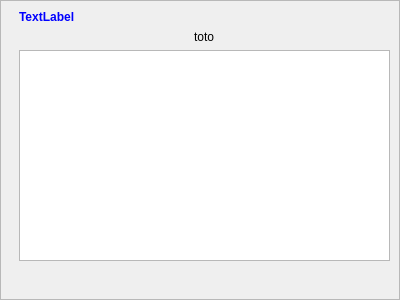
<?xml version="1.0" encoding="UTF-8"?>
<ui version="4.0">
 <class>FrameIntroduction</class>
 <widget class="QFrame" name="FrameIntroduction">
  <property name="geometry">
   <rect>
    <x>0</x>
    <y>0</y>
    <width>400</width>
    <height>300</height>
   </rect>
  </property>
  <property name="windowTitle">
   <string>Frame</string>
  </property>
  <property name="frameShape">
   <enum>QFrame::StyledPanel</enum>
  </property>
  <property name="frameShadow">
   <enum>QFrame::Raised</enum>
  </property>
  <widget class="QWidget" name="verticalLayoutWidget">
   <property name="geometry">
    <rect>
     <x>19</x>
     <y>10</y>
     <width>371</width>
     <height>251</height>
    </rect>
   </property>
   <layout class="QVBoxLayout" name="verticalLayout">
    <item>
     <widget class="QLabel" name="label">
      <property name="palette">
       <palette>
        <active>
         <colorrole role="WindowText">
          <brush brushstyle="SolidPattern">
           <color alpha="255">
            <red>0</red>
            <green>0</green>
            <blue>255</blue>
           </color>
          </brush>
         </colorrole>
         <colorrole role="Button">
          <brush brushstyle="SolidPattern">
           <color alpha="255">
            <red>0</red>
            <green>0</green>
            <blue>255</blue>
           </color>
          </brush>
         </colorrole>
         <colorrole role="Light">
          <brush brushstyle="SolidPattern">
           <color alpha="255">
            <red>127</red>
            <green>127</green>
            <blue>255</blue>
           </color>
          </brush>
         </colorrole>
         <colorrole role="Midlight">
          <brush brushstyle="SolidPattern">
           <color alpha="255">
            <red>63</red>
            <green>63</green>
            <blue>255</blue>
           </color>
          </brush>
         </colorrole>
         <colorrole role="Dark">
          <brush brushstyle="SolidPattern">
           <color alpha="255">
            <red>0</red>
            <green>0</green>
            <blue>127</blue>
           </color>
          </brush>
         </colorrole>
         <colorrole role="Mid">
          <brush brushstyle="SolidPattern">
           <color alpha="255">
            <red>0</red>
            <green>0</green>
            <blue>170</blue>
           </color>
          </brush>
         </colorrole>
         <colorrole role="Text">
          <brush brushstyle="SolidPattern">
           <color alpha="255">
            <red>0</red>
            <green>0</green>
            <blue>255</blue>
           </color>
          </brush>
         </colorrole>
         <colorrole role="BrightText">
          <brush brushstyle="SolidPattern">
           <color alpha="255">
            <red>255</red>
            <green>255</green>
            <blue>255</blue>
           </color>
          </brush>
         </colorrole>
         <colorrole role="ButtonText">
          <brush brushstyle="SolidPattern">
           <color alpha="255">
            <red>0</red>
            <green>0</green>
            <blue>255</blue>
           </color>
          </brush>
         </colorrole>
         <colorrole role="Base">
          <brush brushstyle="SolidPattern">
           <color alpha="255">
            <red>255</red>
            <green>255</green>
            <blue>255</blue>
           </color>
          </brush>
         </colorrole>
         <colorrole role="Window">
          <brush brushstyle="SolidPattern">
           <color alpha="255">
            <red>0</red>
            <green>0</green>
            <blue>255</blue>
           </color>
          </brush>
         </colorrole>
         <colorrole role="Shadow">
          <brush brushstyle="SolidPattern">
           <color alpha="255">
            <red>0</red>
            <green>0</green>
            <blue>0</blue>
           </color>
          </brush>
         </colorrole>
         <colorrole role="AlternateBase">
          <brush brushstyle="SolidPattern">
           <color alpha="255">
            <red>127</red>
            <green>127</green>
            <blue>255</blue>
           </color>
          </brush>
         </colorrole>
         <colorrole role="ToolTipBase">
          <brush brushstyle="SolidPattern">
           <color alpha="255">
            <red>255</red>
            <green>255</green>
            <blue>220</blue>
           </color>
          </brush>
         </colorrole>
         <colorrole role="ToolTipText">
          <brush brushstyle="SolidPattern">
           <color alpha="255">
            <red>0</red>
            <green>0</green>
            <blue>0</blue>
           </color>
          </brush>
         </colorrole>
        </active>
        <inactive>
         <colorrole role="WindowText">
          <brush brushstyle="SolidPattern">
           <color alpha="255">
            <red>0</red>
            <green>0</green>
            <blue>255</blue>
           </color>
          </brush>
         </colorrole>
         <colorrole role="Button">
          <brush brushstyle="SolidPattern">
           <color alpha="255">
            <red>0</red>
            <green>0</green>
            <blue>255</blue>
           </color>
          </brush>
         </colorrole>
         <colorrole role="Light">
          <brush brushstyle="SolidPattern">
           <color alpha="255">
            <red>127</red>
            <green>127</green>
            <blue>255</blue>
           </color>
          </brush>
         </colorrole>
         <colorrole role="Midlight">
          <brush brushstyle="SolidPattern">
           <color alpha="255">
            <red>63</red>
            <green>63</green>
            <blue>255</blue>
           </color>
          </brush>
         </colorrole>
         <colorrole role="Dark">
          <brush brushstyle="SolidPattern">
           <color alpha="255">
            <red>0</red>
            <green>0</green>
            <blue>127</blue>
           </color>
          </brush>
         </colorrole>
         <colorrole role="Mid">
          <brush brushstyle="SolidPattern">
           <color alpha="255">
            <red>0</red>
            <green>0</green>
            <blue>170</blue>
           </color>
          </brush>
         </colorrole>
         <colorrole role="Text">
          <brush brushstyle="SolidPattern">
           <color alpha="255">
            <red>0</red>
            <green>0</green>
            <blue>255</blue>
           </color>
          </brush>
         </colorrole>
         <colorrole role="BrightText">
          <brush brushstyle="SolidPattern">
           <color alpha="255">
            <red>255</red>
            <green>255</green>
            <blue>255</blue>
           </color>
          </brush>
         </colorrole>
         <colorrole role="ButtonText">
          <brush brushstyle="SolidPattern">
           <color alpha="255">
            <red>0</red>
            <green>0</green>
            <blue>255</blue>
           </color>
          </brush>
         </colorrole>
         <colorrole role="Base">
          <brush brushstyle="SolidPattern">
           <color alpha="255">
            <red>255</red>
            <green>255</green>
            <blue>255</blue>
           </color>
          </brush>
         </colorrole>
         <colorrole role="Window">
          <brush brushstyle="SolidPattern">
           <color alpha="255">
            <red>0</red>
            <green>0</green>
            <blue>255</blue>
           </color>
          </brush>
         </colorrole>
         <colorrole role="Shadow">
          <brush brushstyle="SolidPattern">
           <color alpha="255">
            <red>0</red>
            <green>0</green>
            <blue>0</blue>
           </color>
          </brush>
         </colorrole>
         <colorrole role="AlternateBase">
          <brush brushstyle="SolidPattern">
           <color alpha="255">
            <red>127</red>
            <green>127</green>
            <blue>255</blue>
           </color>
          </brush>
         </colorrole>
         <colorrole role="ToolTipBase">
          <brush brushstyle="SolidPattern">
           <color alpha="255">
            <red>255</red>
            <green>255</green>
            <blue>220</blue>
           </color>
          </brush>
         </colorrole>
         <colorrole role="ToolTipText">
          <brush brushstyle="SolidPattern">
           <color alpha="255">
            <red>0</red>
            <green>0</green>
            <blue>0</blue>
           </color>
          </brush>
         </colorrole>
        </inactive>
        <disabled>
         <colorrole role="WindowText">
          <brush brushstyle="SolidPattern">
           <color alpha="255">
            <red>0</red>
            <green>0</green>
            <blue>127</blue>
           </color>
          </brush>
         </colorrole>
         <colorrole role="Button">
          <brush brushstyle="SolidPattern">
           <color alpha="255">
            <red>0</red>
            <green>0</green>
            <blue>255</blue>
           </color>
          </brush>
         </colorrole>
         <colorrole role="Light">
          <brush brushstyle="SolidPattern">
           <color alpha="255">
            <red>127</red>
            <green>127</green>
            <blue>255</blue>
           </color>
          </brush>
         </colorrole>
         <colorrole role="Midlight">
          <brush brushstyle="SolidPattern">
           <color alpha="255">
            <red>63</red>
            <green>63</green>
            <blue>255</blue>
           </color>
          </brush>
         </colorrole>
         <colorrole role="Dark">
          <brush brushstyle="SolidPattern">
           <color alpha="255">
            <red>0</red>
            <green>0</green>
            <blue>127</blue>
           </color>
          </brush>
         </colorrole>
         <colorrole role="Mid">
          <brush brushstyle="SolidPattern">
           <color alpha="255">
            <red>0</red>
            <green>0</green>
            <blue>170</blue>
           </color>
          </brush>
         </colorrole>
         <colorrole role="Text">
          <brush brushstyle="SolidPattern">
           <color alpha="255">
            <red>0</red>
            <green>0</green>
            <blue>127</blue>
           </color>
          </brush>
         </colorrole>
         <colorrole role="BrightText">
          <brush brushstyle="SolidPattern">
           <color alpha="255">
            <red>255</red>
            <green>255</green>
            <blue>255</blue>
           </color>
          </brush>
         </colorrole>
         <colorrole role="ButtonText">
          <brush brushstyle="SolidPattern">
           <color alpha="255">
            <red>0</red>
            <green>0</green>
            <blue>127</blue>
           </color>
          </brush>
         </colorrole>
         <colorrole role="Base">
          <brush brushstyle="SolidPattern">
           <color alpha="255">
            <red>0</red>
            <green>0</green>
            <blue>255</blue>
           </color>
          </brush>
         </colorrole>
         <colorrole role="Window">
          <brush brushstyle="SolidPattern">
           <color alpha="255">
            <red>0</red>
            <green>0</green>
            <blue>255</blue>
           </color>
          </brush>
         </colorrole>
         <colorrole role="Shadow">
          <brush brushstyle="SolidPattern">
           <color alpha="255">
            <red>0</red>
            <green>0</green>
            <blue>0</blue>
           </color>
          </brush>
         </colorrole>
         <colorrole role="AlternateBase">
          <brush brushstyle="SolidPattern">
           <color alpha="255">
            <red>0</red>
            <green>0</green>
            <blue>255</blue>
           </color>
          </brush>
         </colorrole>
         <colorrole role="ToolTipBase">
          <brush brushstyle="SolidPattern">
           <color alpha="255">
            <red>255</red>
            <green>255</green>
            <blue>220</blue>
           </color>
          </brush>
         </colorrole>
         <colorrole role="ToolTipText">
          <brush brushstyle="SolidPattern">
           <color alpha="255">
            <red>0</red>
            <green>0</green>
            <blue>0</blue>
           </color>
          </brush>
         </colorrole>
        </disabled>
       </palette>
      </property>
      <property name="font">
       <font>
        <weight>75</weight>
        <bold>true</bold>
        <underline>false</underline>
       </font>
      </property>
      <property name="text">
       <string>TextLabel</string>
      </property>
     </widget>
    </item>
    <item>
     <layout class="QHBoxLayout" name="LayoutImage">
      <item>
       <widget class="QLabel" name="labelImage">
        <property name="sizePolicy">
         <sizepolicy hsizetype="Fixed" vsizetype="Fixed">
          <horstretch>0</horstretch>
          <verstretch>0</verstretch>
         </sizepolicy>
        </property>
        <property name="text">
         <string>toto</string>
        </property>
        <property name="alignment">
         <set>Qt::AlignCenter</set>
        </property>
       </widget>
      </item>
     </layout>
    </item>
    <item>
     <widget class="QTextBrowser" name="textBrowser">
      <property name="sizePolicy">
       <sizepolicy hsizetype="Expanding" vsizetype="Expanding">
        <horstretch>0</horstretch>
        <verstretch>0</verstretch>
       </sizepolicy>
      </property>
     </widget>
    </item>
   </layout>
  </widget>
 </widget>
 <resources/>
 <connections/>
</ui>
